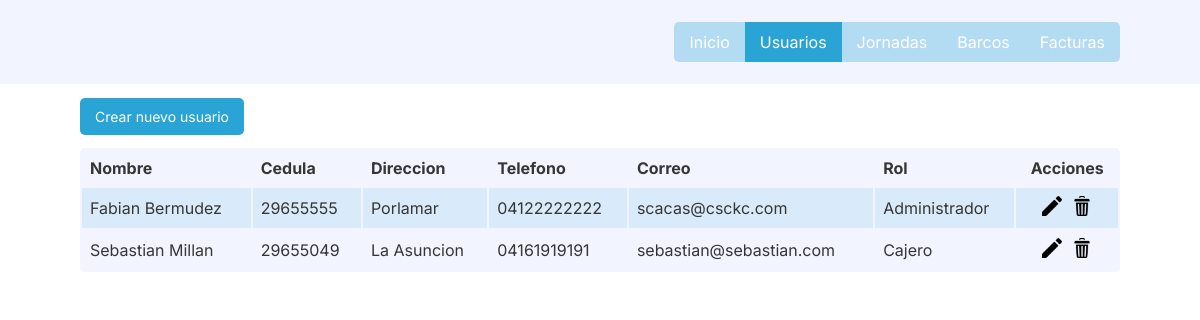
/usuarios.php (signed in), run on the app's committed database.
### tables this page shows
CREATE TABLE IF NOT EXISTS `usuarios` (
  `id` mediumint(9) NOT NULL AUTO_INCREMENT,
  `nombre` varchar(100) NOT NULL,
  `cedula` varchar(10) NOT NULL,
  `direccion` varchar(200) NOT NULL,
  `telefono` varchar(13) NOT NULL,
  `correo` varchar(100) NOT NULL,
  `contrasena` varchar(255) NOT NULL,
  `rol` mediumint(1) NOT NULL,
  PRIMARY KEY (`id`),
  KEY `rol` (`rol`)
);

CREATE TABLE IF NOT EXISTS `roles` (
  `id` mediumint(9) NOT NULL,
  `nombre` varchar(20) DEFAULT NULL,
  PRIMARY KEY (`id`)
);

### helpers/database.php (called while the page is built, shortened)
<?php
  class Database {
    public $connection;
    public function __construct() {
      $servername = "localhost";
      $username = "root";
      $password = "";
      $dbname = "sistema_facturacion";
      $this->connection = new mysqli($servername, $username, $password, $dbname);
    }
    public function select($query) {
      $result = $this->connection->query($query);
      $resultArray = [];
      while($row = $result->fetch_assoc()) {
        $resultArray[] = $row;
      }
      return $resultArray;
    }
  }
?>

### usuarios.php (the view, shortened to what this page needs)
<!DOCTYPE html>
<html lang="en">
<head>
  <link rel="stylesheet" href="styles/index.css">
  <link rel="stylesheet" href="styles/header.css">
</head>
<body>
  <?php include 'header.php'; ?>
  <section>
    <a class="button" href="/usuarios/crear.php">Crear nuevo usuario</a>
    <div class="tableWrapper">
      <table>
        <tr>
          <th>Nombre</th>
          <th>Cedula</th>
          <th>Direccion</th>
          <th>Telefono</th>
          <th>Correo</th>
          <th>Rol</th>
          <th class="center">Acciones</th>
        </tr>
        <?php
          include './helpers/database.php';
          $database = new Database();
          $id = $_SESSION['id'];
          $result = $database->select("
            select
              usuarios.*,
              roles.nombre as rol
            from usuarios inner join roles on usuarios.rol = roles.id
            where usuarios.rol!=0 and usuarios.id != $id
          ");
          foreach ($result as &$user) {
            $id = $user['id'];
            $nombre = $user['nombre'];
            $cedula = $user['cedula'];
            $direccion = $user['direccion'];
            $telefono = $user['telefono'];
            $correo = $user['correo'];
            $rol = $user['rol'];
            echo "
              <tr>
                <td>$nombre</td>
                <td>$cedula</td>
                <td>$direccion</td>
                <td>$telefono</td>
                <td>$correo</td>
                <td>$rol</td>
                <td class='actions'>
                  <a class='iconButton' href='usuarios/editar.php?id=$id'>
                    <img src='assets/editar.png' alt=''>
                  </a>
                  <a class='iconButton' href='usuarios/eliminar.php?id=$id'>
                    <img src='assets/eliminar.png' alt=''>
                  </a>
                </td>
              </tr>
            ";
          }
        ?>
      </table>
    </div>
  </section>
</body>
</html>

### styles/index.css (style rules this page uses)
body { color: #363636; font-family: "Inter", sans-serif; }
* { margin: 0; padding: 0; box-sizing: border-box; }
section, header, footer { padding-left: 160px; padding-right: 160px; padding-top: 22px; padding-bottom: 22px; }
@media (max-width: 1280px) { section, header, footer { padding-left: 80px; padding-right: 80px; } }
.center { text-align: center; }
.tableWrapper { max-width: 100%; overflow-x: auto; }
table { width: 100%; border-radius: 5px; overflow: hidden; margin-top: 22px; background-color: #f2f5ff; }
td, th { text-align: left; padding: 8px; }
tr:nth-child(even) { background-color: #2aa4d520; }
td.actions { display: flex; justify-content: center; }
.button { background-color: #2aa4d5; padding: 10px; padding-left: 15px; padding-right: 15px; color: white; text-decoration: none; transition: background-color 300ms; border-radius: 5px; outline: none; border: none; font-size: 14px; cursor: pointer; }
.iconButton { text-decoration: none; margin-right: 5px; margin-left: 5px; }
.iconButton > img { height: 20px; width: 20px; }

### data on the page
usuarios: nombre "Fabian Bermudez", cedula "29655555", direccion "Porlamar", telefono "04122222222", correo "scacas@csckc.com", rol.nombre "Administrador"
usuarios: nombre "Sebastian Millan", cedula "29655049", direccion "La Asuncion", telefono "04161919191", correo "sebastian@sebastian.com", rol.nombre "Cajero"
